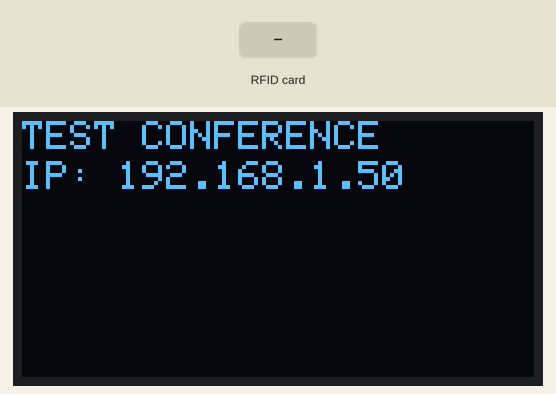
Recording of a sketch running on a simulated ESP8266 (NodeMCU). Parts: 128×64 one-colour display. Inputs (shaded band) come from the test bench. WiFi joins after 1.5 s; servers stay silent unless stated; uploads are accepted with an empty reply; what the sketch prints to the serial monitor is not drawn.

Above: at 2.7 s.
At 13.8 s:
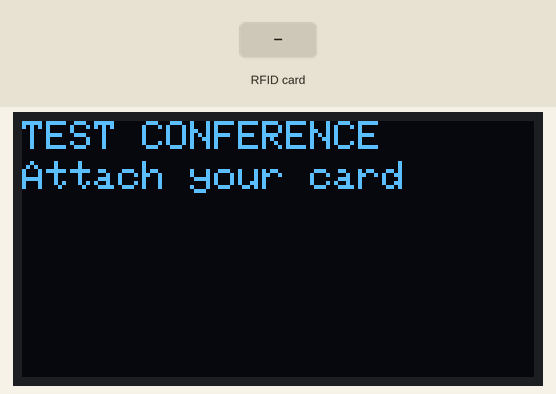
13.9 s: RFID card 5E 7A 19 C4 held to the reader
At 14.8 s:
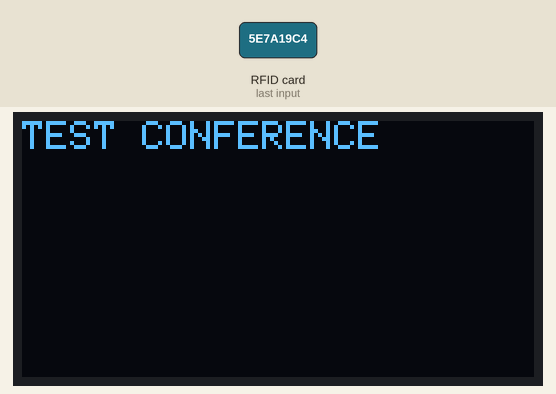
Timing chart, 0 to 16.9 s (numbered marks = the images above; inputs shaded):
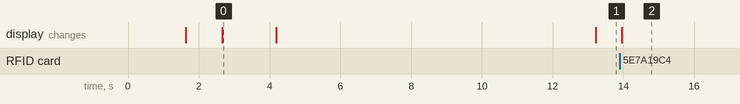

The sketch:

controller.ino
```cpp
#include <MFRC522.h>

#include <SPI.h>
#include <Wire.h>

#include <Adafruit_GFX.h>
#include <Adafruit_SSD1306.h>

#include <ESP8266WiFi.h>
#include <ESP8266HTTPClient.h>

#include <ArduinoJson.h>


#define RST_PIN  0
#define SS_PIN  15

#define OLED_RESET 2

#define DUMMY_TIMER 100

#define HEAD "TEST CONFERENCE"
#define SECTION_ID 1
#define SECTION_NAME "Astrophysics"

#define HOST_ADDR "10.0.0.1"
#define HOST_PORT 8080

#define WIFI_SSID "Pi3-AP"
#define WIFI_PSWD "9hyV1Xe8"


MFRC522 mfrc522(SS_PIN, RST_PIN);
MFRC522::MIFARE_Key key;
struct attendee {
    uint16_t id;
    char sname[17];
	  char fname[17];
};

Adafruit_SSD1306 display(OLED_RESET);


void setup() {
    Serial.begin(115200);
    Serial.println();
    SPI.begin();
    display.begin(SSD1306_SWITCHCAPVCC, 0x3C);
    display.clearDisplay();
    display.setTextSize(1);
    display.setTextColor(WHITE);
    mfrc522.PCD_Init();
    for (byte i = 0; i < 6; i++) key.keyByte[i] = 0xFF;
    wifi_connect();
    oled_write_line(SECTION_NAME, "");
    delay(1500);
}

void loop() {
    static unsigned int dummy_timer = DUMMY_TIMER;

    if (!dummy_timer)
        oled_write_line("Attach your card", "");
    if (!mfrc522.PICC_IsNewCardPresent() || !mfrc522.PICC_ReadCardSerial()) {
        delay(50);
        if (dummy_timer) dummy_timer--;
        return;
    }
    dummy_timer = DUMMY_TIMER;
    attendee att;
    rfid_read_tag(&att);
    print_attendee(&att);
    oled_write_line(String(att.sname), String(att.fname));
    send_data(&att);
}

void send_data(attendee *att) {
    StaticJsonDocument<255> json_buff;
    JsonObject main_json = json_buff.to<JsonObject>();
    JsonObject att_json = main_json.createNestedObject("attendee");
    JsonObject sect_json = main_json.createNestedObject("section");
    att_json["id"] = att->id;
    att_json["name"] = att->sname;
    att_json["surname"] = att->fname;
    sect_json["id"] = SECTION_ID;
    sect_json["name"] = SECTION_NAME;
    char json_str[255];
    serializeJsonPretty(main_json, json_str, sizeof(json_str));

    HTTPClient http;
    http.begin("http://" + String(HOST_ADDR) + ":" + String(HOST_PORT) + "/sections/" + String(SECTION_ID) + "/track");
    http.addHeader("Content-Type", "application/json");
    if (!~http.sendRequest("PUT", json_str)) {
        oled_write_line("CONNECTION ERROR", "");
        delay(1000);
    }
    http.end();
}

void wifi_connect() {
    oled_write_line("Connecting to Wi-Fi", "");
    WiFi.begin(WIFI_SSID, WIFI_PSWD);
    while (WiFi.status() != WL_CONNECTED) delay(500);
    oled_write_line("Connection done!", "");
    delay(1000);
    oled_write_line("IP: " + WiFi.localIP().toString(), "");
    delay(1500);
}

void oled_write_line(String name, String fname) {
    display.clearDisplay();
    display.setCursor(0,0);
    display.print(HEAD);
    display.setCursor(0,10);
    display.println(name);
    display.println(fname);
    display.display();
}

void rfid_read_tag(attendee *att) {
    MFRC522::StatusCode status;
    byte len = 18;
    byte blk_buf[len];

    status = mfrc522.PCD_Authenticate(MFRC522::PICC_CMD_MF_AUTH_KEY_A, 4, &key, &(mfrc522.uid));
    if (status == MFRC522::STATUS_OK) {
        status = mfrc522.MIFARE_Read(4, blk_buf, &len);
        if (status != MFRC522::STATUS_OK) {
            Serial.print(F("Reading failed: "));
            Serial.println(mfrc522.GetStatusCodeName(status));
        }
        att->id = *(uint16_t *)blk_buf;
        status = mfrc522.MIFARE_Read(5, blk_buf, &len);
        if (status != MFRC522::STATUS_OK) {
            Serial.print(F("Reading failed: "));
            Serial.println(mfrc522.GetStatusCodeName(status));
        }
        for (int i = 0; i < 16; i++) {
            att->sname[i] = blk_buf[i];
            if (!blk_buf[i]) break;
            if (i == 15) att->sname[i] = 0;
        }
        status = mfrc522.MIFARE_Read(6, blk_buf, &len);
        if (status != MFRC522::STATUS_OK) {
            Serial.print(F("Reading failed: "));
            Serial.println(mfrc522.GetStatusCodeName(status));
        }
        for (int i = 0; i < 16; i++) {
            att->fname[i] = blk_buf[i];
            if (!blk_buf[i]) break;
            if (i == 15) att->fname[i] = 0;
        }

    } else {
        Serial.print(F("Authentication failed: "));
        Serial.println(mfrc522.GetStatusCodeName(status));
    }
    mfrc522.PICC_HaltA();
    mfrc522.PCD_StopCrypto1();
}

void print_attendee(attendee *att) {
    Serial.print(att->id);
    Serial.print(" ");
    Serial.println(String(att->sname) + " " + String(att->fname));
}
```

Measured:
- after the input at 13.9 s, the display: changes after 0.06 s (image 2)
- what the display in image 0 shows lasts 1.5 s, from 2.7 s to 4.2 s
